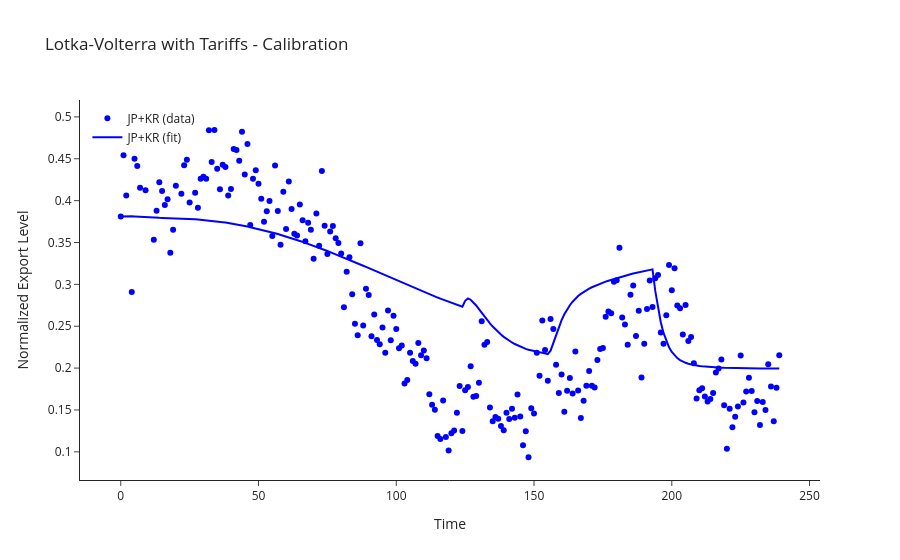

The notebook cell this image was saved under:
### Code cell
fig = go.Figure()
fig.add_trace(go.Scatter(x=t_data[:len(data[1])], y=data[1], mode='markers', name='JP+KR (data)', marker=dict(color='blue')))
fig.add_trace(go.Scatter(x=t_data, y=sol.y[1], mode='lines', name='JP+KR (fit)', line=dict(color='blue')))

fig.update_layout(
    title='Lotka-Volterra with Tariffs - Calibration',
    xaxis_title='Time',
    yaxis_title='Normalized Export Level',
    legend=dict(x=0.01, y=0.99),
    template='simple_white'
)
fig.show()

### Figure 1 — Plotly figure (JSON) as saved in the notebook; plotly's stock layout.template omitted (floating-point values rounded to 4 significant figures; data arrays with more than 128 entries replaced by an {"elided": "..."} marker saying what was removed)
{"data": [{"marker": {"color": "blue"}, "mode": "markers", "name": "JP+KR (data)", "type": "scatter", "x": {"elided": "240 float values"}, "y": {"elided": "240 float values"}}, {"line": {"color": "blue"}, "mode": "lines", "name": "JP+KR (fit)", "type": "scatter", "x": {"elided": "240 float values"}, "y": {"elided": "240 float values"}}], "layout": {"legend": {"x": 0.01, "y": 0.99}, "title": {"text": "Lotka-Volterra with Tariffs - Calibration"}, "xaxis": {"title": {"text": "Time"}}, "yaxis": {"title": {"text": "Normalized Export Level"}}}}
